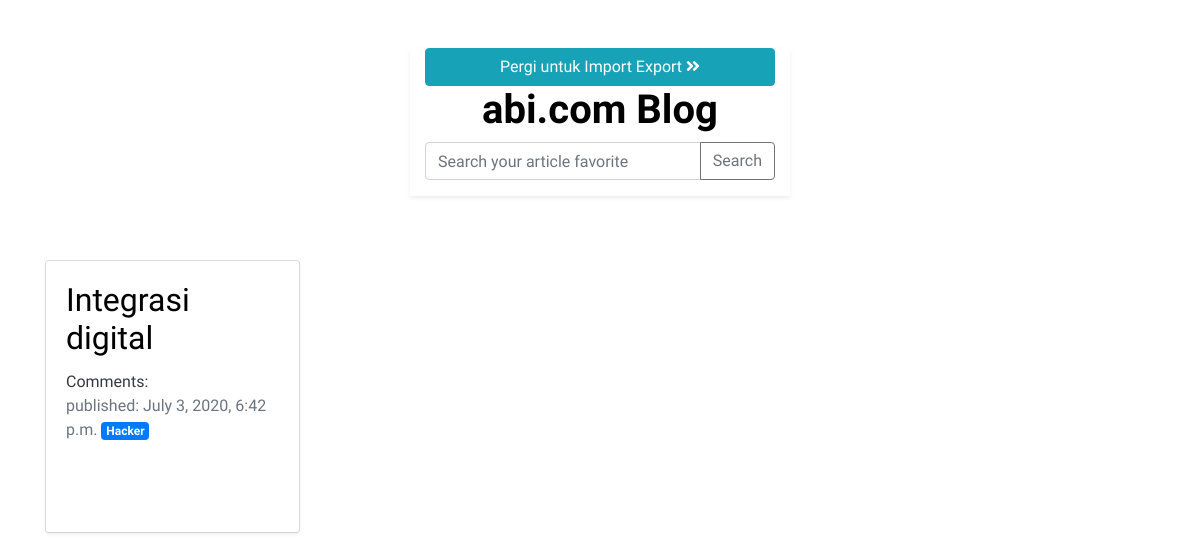
The page /tag/Hacker/ on the database its author committed.
### blog/models.py (models this page shows, shortened)
class Post(models.Model):
    author = models.ForeignKey(settings.AUTH_USER_MODEL, on_delete=models.CASCADE)
    title = models.CharField(max_length=200)
    text = models.TextField()
    tags = models.ManyToManyField(Tag)
    created_date = models.DateTimeField(default=timezone.now)
    published_date = models.DateTimeField(blank=True, null=True)

class Tag(models.Model):
    title = models.CharField(max_length=200)
    created_date = models.DateTimeField(default=timezone.now)
    published_date = models.DateTimeField(blank=True, null=True)

### blog/views.py (the view)
# urls.py: path('tag/<str:pktitle>/', views.tag_post_list, name='tag_post_list'),
def tag_post_list(request, pktitle):
    posts = Post.objects.filter(tags__title__startswith=pktitle)
    return render(request, 'blog/post_list.html', {'posts': posts})

### blog/templates/blog/post_list.html (shortened to what this page needs)
{% extends 'blog/base.html' %}
{% block content %}
    {% for post in posts %}
    <div class="col-md-3 my-3">
        <div class="card">
            <div class="card-body shadow-sm">
                <div class="post ">
                    <h2 class="card-title"><a href="{% url 'post_detail' pk=post.pk %}">{{ post.title }}</a></h2>
                    <a href="{% url 'post_detail' pk=post.pk %}" class="text-dark d-block">Comments: {{ post.approved_comments.count }}</a>
                    <span class="text-muted">published: {{ post.published_date }}</span>
                    {% for tag in post.tags.all %}
                        <a href="{% url 'tag_post_list' pktitle=tag.title %}" class="badge badge-primary">{{tag.title}}</a>
                    {% endfor %}
                </div>
            </div>
        </div>
    </div>
    {% endfor %}
{% endblock %}

### blog/static/css/blog.css (style rules this page uses)
* { font-family: 'Muli', sans-serif; }
h1, h2, h3, h4 { font-family: 'Lobster', cursive; }
.post { margin-bottom: 70px; }
.post h2 a, .post h2 a:visited { color: #000000; }

### rows shown on the page
Post: title "Integrasi digital", published_date "July 3, 2020, 6:42 p.m."
Tag: title "Hacker"
